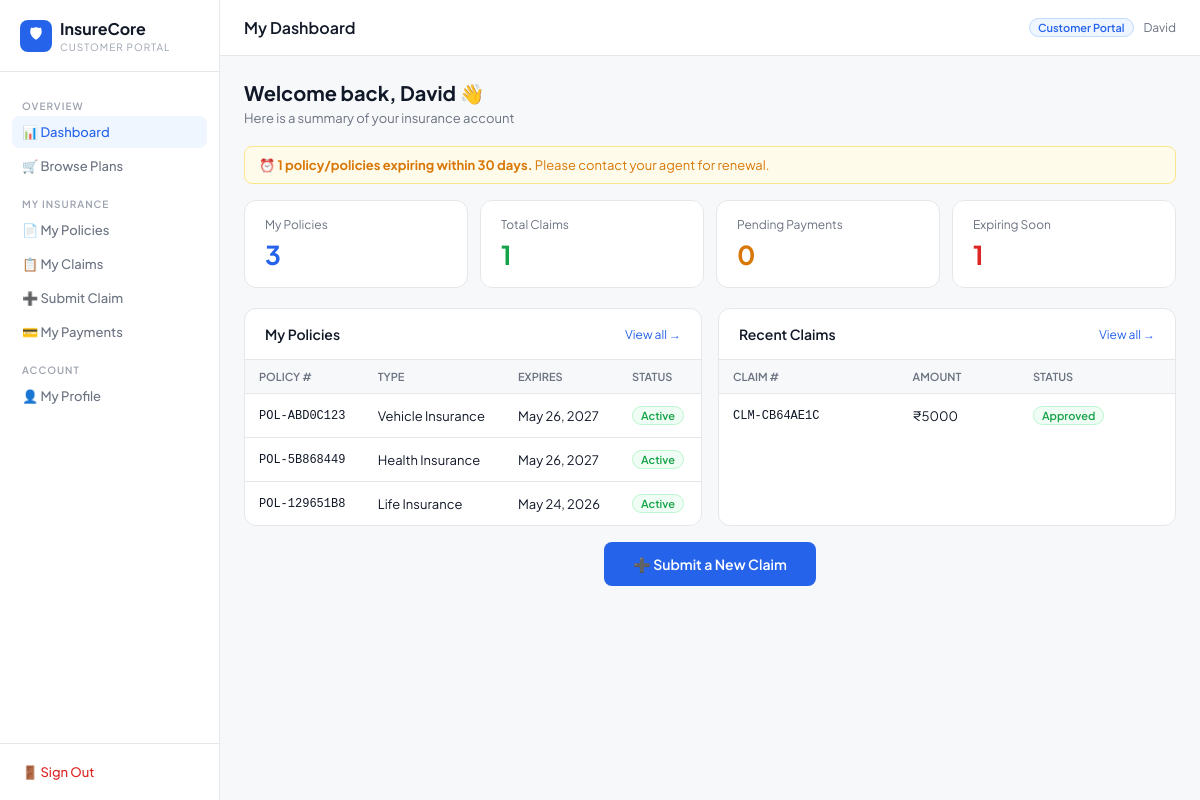
The page /portal/dashboard/ (signed in) on the database its author committed.
### insurance/models.py (models this page shows, shortened)
class Customer(models.Model):
    GENDER_CHOICES = [('M', 'Male'), ('F', 'Female'), ('O', 'Other')]
    user = models.OneToOneField(User, on_delete=models.CASCADE, null=True, blank=True)
    name = models.CharField(max_length=150)
    email = models.EmailField(unique=True)
    phone = models.CharField(max_length=20)
    date_of_birth = models.DateField(null=True, blank=True)
    gender = models.CharField(max_length=1, choices=GENDER_CHOICES, default='M')
    address = models.TextField(blank=True)
    created_at = models.DateTimeField(auto_now_add=True)
    class Meta:
        ordering = ['-created_at']

class Policy(models.Model):
    POLICY_TYPES = [
        ('life', 'Life Insurance'),
        ('health', 'Health Insurance'),
        ('vehicle', 'Vehicle Insurance'),
        ('home', 'Home Insurance'),
        ('travel', 'Travel Insurance'),
    ]
    STATUS_CHOICES = [
        ('active', 'Active'),
        ('expired', 'Expired'),
        ('cancelled', 'Cancelled'),
        ('pending', 'Pending'),
    ]
    customer = models.ForeignKey(Customer, on_delete=models.CASCADE, related_name='policies')
    policy_number = models.CharField(max_length=50, unique=True)
    policy_type = models.CharField(max_length=20, choices=POLICY_TYPES)
    cover_amount = models.DecimalField(max_digits=12, decimal_places=2)
    premium_amount = models.DecimalField(max_digits=10, decimal_places=2)
    start_date = models.DateField()
    end_date = models.DateField()
    status = models.CharField(max_length=20, choices=STATUS_CHOICES, default='active')
    description = models.TextField(blank=True)
    created_at = models.DateTimeField(auto_now_add=True)
    class Meta:
        ordering = ['-created_at']
        verbose_name_plural = 'Policies'

class Claim(models.Model):
    STATUS_CHOICES = [
        ('pending', 'Pending'),
        ('under_review', 'Under Review'),
        ('approved', 'Approved'),
        ('rejected', 'Rejected'),
        ('settled', 'Settled'),
    ]
    policy = models.ForeignKey(Policy, on_delete=models.CASCADE, related_name='claims')
    claim_number = models.CharField(max_length=50, unique=True)
    claim_date = models.DateField(auto_now_add=True)
    incident_date = models.DateField()
    claim_amount = models.DecimalField(max_digits=12, decimal_places=2)
    approved_amount = models.DecimalField(max_digits=12, decimal_places=2, null=True, blank=True)
    reason = models.TextField()
    status = models.CharField(max_length=20, choices=STATUS_CHOICES, default='pending')
    document = models.FileField(upload_to='claims/', null=True, blank=True)
    notes = models.TextField(blank=True)
    created_at = models.DateTimeField(auto_now_add=True)
    updated_at = models.DateTimeField(auto_now=True)
    class Meta:
        ordering = ['-created_at']

### insurance/views.py (the view)
# urls.py: path('portal/dashboard/', views.customer_portal_dashboard, name='customer_portal_dashboard'),
@customer_required
def customer_portal_dashboard(request):
    customer = Customer.objects.get(user=request.user)
    policies = customer.policies.all()
    claims = Claim.objects.filter(policy__customer=customer).order_by('-created_at')
    payments = Payment.objects.filter(policy__customer=customer, status='pending').order_by('due_date')
    expiring = customer.policies.filter(
        end_date__lte=date.today() + timedelta(days=30), status='active'
    )
    return render(request, 'insurance/portal/dashboard.html', {
        'customer': customer,
        'policies': policies,
        'claims': claims,
        'payments': payments,
        'expiring': expiring,
    })

### insurance/views.py (called while the page is built)
def customer_required(view_func):
    from functools import wraps
    @wraps(view_func)
    def wrapper(request, *args, **kwargs):
        if not request.user.is_authenticated:
            return redirect('customer_login')
        if request.user.is_staff:
            return redirect('dashboard')
        try:
            Customer.objects.get(user=request.user)
        except Customer.DoesNotExist:
            logout(request)
            return redirect('customer_login')
        return view_func(request, *args, **kwargs)
    return wrapper

### insurance/templates/insurance/portal/dashboard.html (shortened to what this page needs)
{% extends "insurance/portal/base.html" %}
{% block page_title %}My Dashboard{% endblock %}
{% block content %}
<div style="margin-bottom:20px">
  <div style="font-size:20px;font-weight:700">Welcome back, {{ customer.name }} 👋</div>
  <div style="font-size:13px;color:var(--text-3);margin-top:4px">Here is a summary of your insurance account</div>
</div>
{% if expiring %}
<div class="alert alert-warning" style="margin-bottom:16px">
  ⏰ <strong>{{ expiring.count }} policy/policies expiring within 30 days.</strong> Please contact your agent for renewal.
</div>
{% endif %}
<div class="kpi-grid">
  <div class="kpi blue">
    <div class="kpi-label">My Policies</div>
    <div class="kpi-value">{{ policies.count }}</div>
  </div>
  <div class="kpi green">
    <div class="kpi-label">Total Claims</div>
    <div class="kpi-value">{{ claims.count }}</div>
  </div>
  <div class="kpi amber">
    <div class="kpi-label">Pending Payments</div>
    <div class="kpi-value">{{ payments.count }}</div>
  </div>
  <div class="kpi red">
    <div class="kpi-label">Expiring Soon</div>
    <div class="kpi-value">{{ expiring.count }}</div>
  </div>
</div>
<div style="display:grid;grid-template-columns:1fr 1fr;gap:16px;margin-bottom:16px">
  <div class="card">
    <div class="card-header">
      <span class="card-title">My Policies</span>
      <a href="{% url 'customer_portal_policies' %}" style="font-size:12px;color:var(--blue);text-decoration:none">View all →</a>
    </div>
    <table class="data">
      <thead><tr><th>Policy #</th><th>Type</th><th>Expires</th><th>Status</th></tr></thead>
      <tbody>
        {% for p in policies|slice:":4" %}
        <tr>
          <td style="font-family:monospace;font-size:12px">{{ p.policy_number }}</td>
          <td>{{ p.get_policy_type_display }}</td>
          <td>{{ p.end_date }}</td>
          <td><span class="badge badge-{{ p.status }}">{{ p.get_status_display }}</span></td>
        </tr>
        {% empty %}
        <tr><td colspan="4" style="text-align:center;padding:20px;color:var(--text-4)">No policies yet. Contact your agent.</td></tr>
        {% endfor %}
      </tbody>
    </table>
  </div>
  <div class="card">
    <div class="card-header">
      <span class="card-title">Recent Claims</span>
      <a href="{% url 'customer_portal_claims' %}" style="font-size:12px;color:var(--blue);text-decoration:none">View all →</a>
    </div>
    <table class="data">
      <thead><tr><th>Claim #</th><th>Amount</th><th>Status</th></tr></thead>
      <tbody>
        {% for c in claims|slice:":4" %}
        <tr>
          <td style="font-family:monospace;font-size:12px">{{ c.claim_number }}</td>
          <td>₹{{ c.claim_amount|floatformat:0 }}</td>
          <td><span class="badge badge-{{ c.status }}">{{ c.get_status_display }}</span></td>
        </tr>
        {% empty %}
        <tr><td colspan="3" style="text-align:center;padding:20px;color:var(--text-4)">No claims submitted yet.</td></tr>
        {% endfor %}
      </tbody>
    </table>
  </div>
</div>
<div style="margin-top:16px;text-align:center">
  <a href="{% url 'customer_portal_claim_submit' %}" class="btn btn-primary" style="padding:12px 28px;font-size:14px">
    ➕ Submit a New Claim
  </a>
</div>
{% endblock %}

### insurance/templates/insurance/portal/base.html (shortened to what this page needs)
<!DOCTYPE html>
<html lang="en">
<head>
</head>
<body>
<div class="layout">
<aside class="sidebar">
  <div class="sidebar-brand">
    <div style="display:flex;align-items:center;gap:8px">
      <div style="width:32px;height:32px;background:var(--blue);border-radius:8px;display:flex;align-items:center;justify-content:center;color:white;font-size:15px;flex-shrink:0">🛡</div>
      <div>
        <div class="brand-name">InsureCore</div>
        <div class="brand-sub">Customer Portal</div>
      </div>
    </div>
  </div>
  <nav class="sidebar-nav">
    <div class="nav-label">Overview</div>
    <a href="{% url 'customer_portal_dashboard' %}" class="nav-link {% if request.resolver_match.url_name == 'customer_portal_dashboard' %}active{% endif %}">📊 Dashboard</a>
    <a href="{% url 'customer_browse_plans' %}" class="nav-link {% if 'plan' in request.resolver_match.url_name %}active{% endif %}">🛒 Browse Plans</a>
    <div class="nav-label">My Insurance</div>
    <a href="{% url 'customer_portal_policies' %}" class="nav-link {% if request.resolver_match.url_name == 'customer_portal_policies' %}active{% endif %}">📄 My Policies</a>
    <a href="{% url 'customer_portal_claims' %}" class="nav-link {% if request.resolver_match.url_name == 'customer_portal_claims' %}active{% endif %}">📋 My Claims</a>
    <a href="{% url 'customer_portal_claim_submit' %}" class="nav-link {% if request.resolver_match.url_name == 'customer_portal_claim_submit' %}active{% endif %}">➕ Submit Claim</a>
    <a href="{% url 'customer_portal_payments' %}" class="nav-link {% if request.resolver_match.url_name == 'customer_portal_payments' %}active{% endif %}">💳 My Payments</a>
    <div class="nav-label">Account</div>
    <a href="{% url 'customer_portal_profile' %}" class="nav-link {% if request.resolver_match.url_name == 'customer_portal_profile' %}active{% endif %}">👤 My Profile</a>
  </nav>
  <div class="sidebar-footer">
    <a href="{% url 'customer_logout' %}" class="logout-link">🚪 Sign Out</a>
  </div>
</aside>
<main class="main">
  <div class="topbar">
    <span class="page-title">{% block page_title %}Dashboard{% endblock %}</span>
    <div style="display:flex;align-items:center;gap:10px">
      <span class="portal-tag">Customer Portal</span>
      <span style="font-size:12px;color:var(--text-3)">{{ request.user.username }}</span>
    </div>
  </div>
  <div class="content">
    {% block content %}{% endblock %}
  </div>
</main>
</div>
</body>
</html>

### insurance/templates/insurance/portal/base.html (style rules this page uses)
*,*::before,*::after { box-sizing:border-box;margin:0;padding:0 }
:root { --blue:#2563eb;--blue-bg:#eff6ff;--blue-border:#bfdbfe; --green:#16a34a;--green-bg:#f0fdf4;--green-border:#bbf7d0; --amber:#d97706;--amber-bg:#fffbeb;--amber-border:#fde68a; --red:#dc2626;--red-bg:#fef2f2;--red-border:#fecaca; --border:#e5e7eb;--bg:#f7f8fa;--text:#111827;--text-2:#374151; --text-3:#6b7280;--text-4:#9ca3af;--white:#fff; --sans:'Plus Jakarta Sans',sans-serif;--radius:8px;--radius-lg:12px; }
body { font-family:var(--sans);background:var(--bg);color:var(--text);font-size:14px }
.layout { display:flex;min-height:100vh }
.sidebar { width:220px;background:var(--white);border-right:1px solid var(--border);display:flex;flex-direction:column;position:fixed;top:0;left:0;height:100vh }
.main { margin-left:220px;flex:1 }
.topbar { background:var(--white);border-bottom:1px solid var(--border);padding:0 24px;height:56px;display:flex;align-items:center;justify-content:space-between;position:sticky;top:0 }
.content { padding:24px }
.sidebar-brand { padding:18px 20px;border-bottom:1px solid var(--border) }
.brand-name { font-size:16px;font-weight:700 }
.brand-sub { font-size:10px;color:var(--text-4);margin-top:2px;text-transform:uppercase;letter-spacing:1px }
.sidebar-nav { padding:12px;flex:1 }
.nav-label { font-size:10px;font-weight:600;color:var(--text-4);letter-spacing:1px;text-transform:uppercase;padding:8px 10px 4px;margin-top:8px }
.nav-link { display:flex;align-items:center;gap:10px;padding:8px 10px;border-radius:var(--radius);color:var(--text-3);text-decoration:none;font-size:13px;font-weight:500;margin-bottom:2px;transition:all .15s }
.nav-link:hover,.nav-link.active { background:var(--blue-bg);color:var(--blue) }
.sidebar-footer { padding:12px;border-top:1px solid var(--border) }
.logout-link { display:flex;align-items:center;gap:10px;padding:8px 10px;border-radius:var(--radius);color:var(--red);text-decoration:none;font-size:13px;font-weight:500 }
.card { background:var(--white);border:1px solid var(--border);border-radius:var(--radius-lg) }
.card-header { padding:16px 20px;border-bottom:1px solid var(--border);display:flex;align-items:center;justify-content:space-between }
.card-title { font-size:14px;font-weight:600 }
.kpi-grid { display:grid;grid-template-columns:repeat(auto-fit,minmax(150px,1fr));gap:12px;margin-bottom:20px }
.kpi { background:var(--white);border:1px solid var(--border);border-radius:var(--radius-lg);padding:16px 20px }
.kpi-label { font-size:12px;color:var(--text-3);margin-bottom:6px }
.kpi-value { font-size:26px;font-weight:700;letter-spacing:-1px }
.kpi.blue .kpi-value { color:var(--blue) }
.kpi.green .kpi-value { color:var(--green) }
.kpi.amber .kpi-value { color:var(--amber) }
.kpi.red .kpi-value { color:var(--red) }
table.data { width:100%;border-collapse:collapse }
table.data th { font-size:11px;font-weight:600;color:var(--text-3);text-transform:uppercase;padding:10px 14px;border-bottom:1px solid var(--border);text-align:left;background:var(--bg) }
table.data td { padding:12px 14px;border-bottom:1px solid var(--border);font-size:13px }
table.data tr:last-child td { border-bottom:none }
.badge { display:inline-flex;padding:2px 8px;border-radius:20px;font-size:11px;font-weight:600;border:1px solid transparent }
.badge-active { background:var(--green-bg);color:var(--green);border-color:var(--green-border) }
.badge-approved { background:var(--green-bg);color:var(--green);border-color:var(--green-border) }
.btn { display:inline-flex;align-items:center;gap:6px;padding:8px 14px;border-radius:var(--radius);font-size:13px;font-weight:600;font-family:var(--sans);cursor:pointer;transition:all .15s;text-decoration:none;border:1px solid transparent }
.btn-primary { background:var(--blue);color:white }
.alert { padding:10px 14px;border-radius:var(--radius);font-size:13px;margin-bottom:16px;border:1px solid transparent }
.alert-warning { background:var(--amber-bg);color:var(--amber);border-color:var(--amber-border) }
.page-title { font-size:16px;font-weight:600 }
.portal-tag { background:var(--blue-bg);color:var(--blue);border:1px solid var(--blue-border);padding:2px 8px;border-radius:20px;font-size:11px;font-weight:600 }

### rows shown on the page
Customer: name "David", count "3"
Policy: policy_number "POL-ABD0C123", policy_type "Vehicle Insurance", end_date "May 26, 2027", status "Active"
Policy: policy_number "POL-5B868449", policy_type "Health Insurance", end_date "May 26, 2027", status "Active"
Policy: policy_number "POL-129651B8", policy_type "Life Insurance", end_date "May 24, 2026", status "Active"
Claim: claim_number "CLM-CB64AE1C", claim_amount "5000", status "Approved"

### other values the page prints
{{ request.user.username }} "David"
{{ expiring.count }} "1"
{{ claims.count }} "1"
{{ payments.count }} "0"
